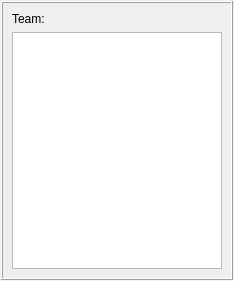
<?xml version="1.0" encoding="UTF-8"?>
<ui version="4.0">
 <class>ResultFrame</class>
 <widget class="QWidget" name="ResultFrame">
  <property name="geometry">
   <rect>
    <x>0</x>
    <y>0</y>
    <width>234</width>
    <height>281</height>
   </rect>
  </property>
  <property name="sizePolicy">
   <sizepolicy hsizetype="Preferred" vsizetype="Expanding">
    <horstretch>0</horstretch>
    <verstretch>0</verstretch>
   </sizepolicy>
  </property>
  <property name="minimumSize">
   <size>
    <width>150</width>
    <height>250</height>
   </size>
  </property>
  <property name="sizeIncrement">
   <size>
    <width>0</width>
    <height>25</height>
   </size>
  </property>
  <property name="windowTitle">
   <string>Form</string>
  </property>
  <layout class="QVBoxLayout" name="verticalLayout">
   <property name="spacing">
    <number>1</number>
   </property>
   <property name="leftMargin">
    <number>1</number>
   </property>
   <property name="topMargin">
    <number>1</number>
   </property>
   <property name="rightMargin">
    <number>1</number>
   </property>
   <property name="bottomMargin">
    <number>1</number>
   </property>
   <item>
    <widget class="QFrame" name="frame">
     <property name="sizePolicy">
      <sizepolicy hsizetype="Preferred" vsizetype="Expanding">
       <horstretch>0</horstretch>
       <verstretch>0</verstretch>
      </sizepolicy>
     </property>
     <property name="sizeIncrement">
      <size>
       <width>0</width>
       <height>25</height>
      </size>
     </property>
     <property name="frameShape">
      <enum>QFrame::Box</enum>
     </property>
     <property name="frameShadow">
      <enum>QFrame::Raised</enum>
     </property>
     <layout class="QVBoxLayout" name="verticalLayout_2" stretch="0,0">
      <property name="sizeConstraint">
       <enum>QLayout::SetNoConstraint</enum>
      </property>
      <item>
       <widget class="QLabel" name="TeamName">
        <property name="text">
         <string>Team: </string>
        </property>
       </widget>
      </item>
      <item>
       <widget class="QListWidget" name="StudentList">
        <property name="sizePolicy">
         <sizepolicy hsizetype="Expanding" vsizetype="Expanding">
          <horstretch>0</horstretch>
          <verstretch>0</verstretch>
         </sizepolicy>
        </property>
        <property name="minimumSize">
         <size>
          <width>50</width>
          <height>50</height>
         </size>
        </property>
        <property name="sizeIncrement">
         <size>
          <width>0</width>
          <height>25</height>
         </size>
        </property>
        <property name="verticalScrollBarPolicy">
         <enum>Qt::ScrollBarAsNeeded</enum>
        </property>
        <property name="horizontalScrollBarPolicy">
         <enum>Qt::ScrollBarAlwaysOff</enum>
        </property>
        <property name="sizeAdjustPolicy">
         <enum>QAbstractScrollArea::AdjustToContents</enum>
        </property>
       </widget>
      </item>
     </layout>
    </widget>
   </item>
  </layout>
 </widget>
 <resources/>
 <connections/>
</ui>
